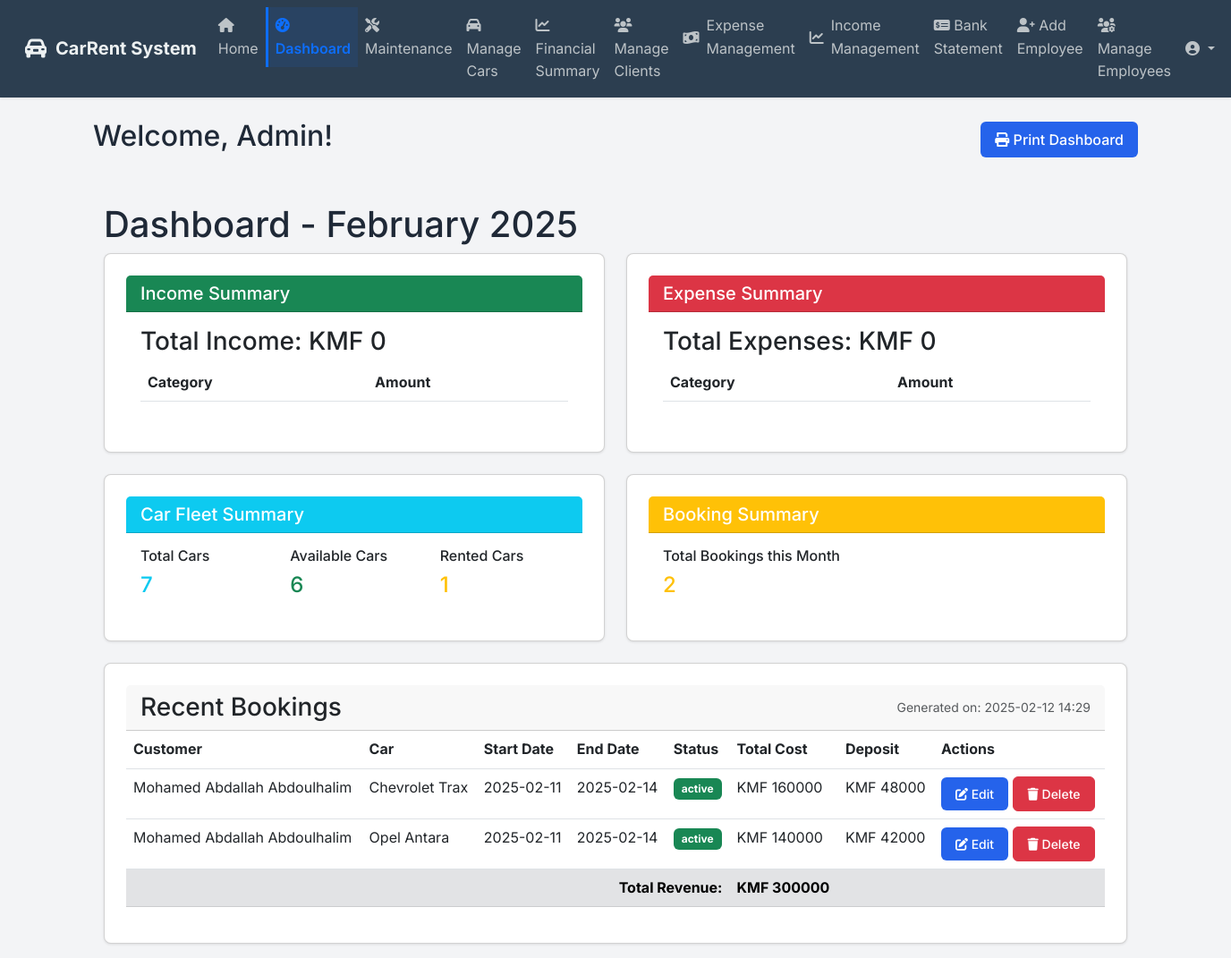
The page /dashboard (signed in) on the database its author committed.
### app/models.py (models this page shows, shortened)
class User(db.Model, UserMixin):
    id = db.Column(db.Integer, primary_key=True)
    email = db.Column(db.String(255), nullable=False)
    password = db.Column(db.String(255), nullable=False)
    name = db.Column(db.String(255), nullable=False)
    employee_id = db.Column(db.String(100), unique=True, nullable=False)
    is_admin = db.Column(db.Boolean, default=False)
    role = db.Column(db.String(50), nullable=False, default='employee')  # 'admin', 'manager', 'secretary'
    salary = db.Column(db.Float, nullable=True, default=0.0)  # Employee salary
    phone_number = db.Column(db.String(50), nullable=True)  # Employee phone number
    is_active = db.Column(db.Boolean, default=True)  # New column for active/inactive status
    bookings_created = db.relationship('Booking', backref='employee', lazy=True)
    user_expenses = db.relationship('Expense', backref='user', lazy=True)
    user_incomes = db.relationship('Income', backref='user_income', lazy=True)

class Booking(db.Model):
    id = db.Column(db.Integer, primary_key=True)
    employee_id = db.Column(db.Integer, db.ForeignKey('user.id'), nullable=False)
    customer_id = db.Column(db.Integer, db.ForeignKey('customer.id'), nullable=False)
    car_id = db.Column(db.Integer, db.ForeignKey('car.id'), nullable=False)
    start_date = db.Column(db.DateTime, nullable=False)
    end_date = db.Column(db.DateTime, nullable=False)
    total_cost = db.Column(db.Float, nullable=False)
    deposit_amount = db.Column(db.Float, nullable=False)
    status = db.Column(db.String(20), default='active')
    notes = db.Column(db.Text)
    created_at = db.Column(db.DateTime, default=datetime.utcnow)

class Customer(db.Model):
    id = db.Column(db.Integer, primary_key=True)
    name = db.Column(db.String(100), nullable=False)
    phone = db.Column(db.String(20), unique=True, nullable=False)
    email = db.Column(db.String(120), unique=True, nullable=True)
    address = db.Column(db.String(200), nullable=True)
    license_number = db.Column(db.String(50), nullable=False)
    nin_passport_number = db.Column(db.String(50), unique=True, nullable=True)
    nationality = db.Column(db.String(50), nullable=True)
    created_at = db.Column(db.DateTime, default=datetime.utcnow)
    bookings = db.relationship('Booking', backref='customer', lazy='dynamic')

class Car(db.Model):
    id = db.Column(db.Integer, primary_key=True)
    model = db.Column(db.String(100), nullable=False)
    year = db.Column(db.Integer, nullable=False)
    license_plate = db.Column(db.String(20), unique=True, nullable=False)
    daily_rate = db.Column(db.Float, nullable=False)
    is_available = db.Column(db.Boolean, default=True)
    category = db.Column(db.String(50), nullable=False)
    description = db.Column(db.Text)
    features = db.Column(db.Text)  # Store as JSON string
    main_image = db.Column(db.String(200))  # Path to main display image
    display_order = db.Column(db.Integer, default=0)  # New field for custom ordering
    images = db.relationship('CarImage', backref='car', lazy=True, cascade='all, delete-orphan')
    bookings = db.relationship('Booking', backref='car', lazy=False)
    maintenance_records = db.relationship('Maintenance', backref='car', lazy=True, cascade='all, delete-orphan')

### app/routes.py (the view)
@main.route('/dashboard')
@login_required
@agency_only
def dashboard():
    current_month = datetime.now().month
    current_year = datetime.now().year
    incomes = Income.query.filter(
        extract('year', Income.date) == current_year,
        extract('month', Income.date) == current_month
    ).all()
    total_income = sum(income.amount for income in incomes)
    income_by_category = {}
    for income in incomes:
        income_by_category[income.category] = income_by_category.get(income.category, 0) + income.amount
    expenses = Expense.query.filter(
        extract('year', Expense.date) == current_year,
        extract('month', Expense.date) == current_month
    ).all()
    total_expenses = sum(expense.amount for expense in expenses)
    expense_by_category = {}
    for expense in expenses:
        expense_by_category[expense.category] = expense_by_category.get(expense.category, 0) + expense.amount
    total_bookings = Booking.query.filter(
        extract('year', Booking.start_date) == current_year,
        extract('month', Booking.start_date) == current_month
    ).count()
    total_cars = Car.query.count()
    available_cars = Car.query.filter_by(is_available=True).count()
    dashboard_context = {
        'total_income': total_income,
        'income_by_category': income_by_category,
        'total_expenses': total_expenses,
        'expense_by_category': expense_by_category,
        'total_bookings': total_bookings,
        'total_cars': total_cars,
        'available_cars': available_cars,
        'current_month': datetime.now().strftime('%B'),
        'current_year': current_year,
        'current_datetime': datetime.now()
    }
    if not (current_user.is_admin or current_user.role in ['manager', 'secretary']):
        dashboard_context['bookings'] = Booking.query.filter_by(employee_id=current_user.id).order_by(Booking.created_at.desc()).all()
    else:
        dashboard_context['bookings'] = Booking.query.order_by(Booking.created_at.desc()).all()
        dashboard_context['cars'] = Car.query.all()
    return render_template('dashboard.html', **dashboard_context)

### app/routes.py (called while the page is built)
def agency_only(f):
    @wraps(f)
    def decorated_function(*args, **kwargs):
        if not current_user.is_authenticated:
            flash('Please log in to access this page.', 'error')
            return redirect(url_for('auth.login'))
        if current_user.role == 'agency':
            flash('You do not have permission to access this page.', 'error')
            return redirect(url_for('main.home'))
        return f(*args, **kwargs)
    return decorated_function

### app/templates/dashboard.html (shortened to what this page needs)
{% extends "base.html" %}
{% block content %}
<div class="dashboard-header d-flex justify-content-between align-items-center mb-4">
    <h2>Welcome, {{ current_user.name }}!</h2>
    <button class="btn btn-primary" onclick="printDashboard()">
        <i class="fas fa-print"></i> Print Dashboard
    </button>
</div>
{% if current_user.is_admin or current_user.role in ['manager', 'secretary'] %}
<div class="container-fluid">
    <div class="row">
        <div class="col-md-12">
            <h1 class="mt-4">Dashboard - {{ current_month }} {{ current_year }}</h1>
        </div>
    </div>
    <div class="row">
        <div class="col-md-6">
            <div class="card mb-4">
                <div class="card-header bg-success text-white">
                    <h5 class="card-title mb-0">Income Summary</h5>
                </div>
                <div class="card-body">
                    <h3 class="card-title">Total Income: KMF {{ "%.0f"|format(total_income) }}</h3>
                    <table class="table">
                        <thead>
                            <tr>
                                <th>Category</th>
                                <th>Amount</th>
                            </tr>
                        </thead>
                    </table>
                </div>
            </div>
        </div>
        <div class="col-md-6">
            <div class="card mb-4">
                <div class="card-header bg-danger text-white">
                    <h5 class="card-title mb-0">Expense Summary</h5>
                </div>
                <div class="card-body">
                    <h3 class="card-title">Total Expenses: KMF {{ "%.0f"|format(total_expenses) }}</h3>
                    <table class="table">
                        <thead>
                            <tr>
                                <th>Category</th>
                                <th>Amount</th>
                            </tr>
                        </thead>
                    </table>
                </div>
            </div>
        </div>
    </div>
    <div class="row">
        <div class="col-md-6">
            <div class="card mb-4">
                <div class="card-header bg-info text-white">
                    <h5 class="card-title mb-0">Car Fleet Summary</h5>
                </div>
                <div class="card-body">
                    <div class="row">
                        <div class="col-md-4">
                            <h6>Total Cars</h6>
                            <p class="h4 text-info">{{ total_cars }}</p>
                        </div>
                        <div class="col-md-4">
                            <h6>Available Cars</h6>
                            <p class="h4 text-success">{{ available_cars }}</p>
                        </div>
                        <div class="col-md-4">
                            <h6>Rented Cars</h6>
                            <p class="h4 text-warning">{{ total_cars - available_cars }}</p>
                        </div>
                    </div>
                </div>
            </div>
        </div>
        <div class="col-md-6">
            <div class="card mb-4">
                <div class="card-header bg-warning text-white">
                    <h5 class="card-title mb-0">Booking Summary</h5>
                </div>
                <div class="card-body">
                    <h6>Total Bookings this Month</h6>
                    <p class="h4 text-warning">{{ total_bookings }}</p>
                </div>
            </div>
        </div>
    </div>
    <div class="card">
        <div class="card-header d-flex justify-content-between align-items-center">
            <h3 class="mb-0">Recent Bookings</h3>
            <div class="print-info text-muted">
                <small>Generated on: {{ current_datetime.strftime('%Y-%m-%d %H:%M') }}</small>
            </div>
        </div>
        <div class="table-responsive">
            <table class="table">
                <thead>
                    <tr>
                        <th>Customer</th>
                        <th>Car</th>
                        <th>Start Date</th>
                        <th>End Date</th>
                        <th>Status</th>
                        <th>Total Cost</th>
                        <th>Deposit</th>
                        <th class="no-print">Actions</th>
                    </tr>
                </thead>
                <tbody>
                    {% for booking in bookings %}
                    <tr>
                        <td>{{ booking.customer.name }}</td>
                        <td>{{ booking.car.model }}</td>
                        <td>{{ booking.start_date.strftime('%Y-%m-%d') }}</td>
                        <td>{{ booking.end_date.strftime('%Y-%m-%d') }}</td>
                        <td>
                            <span class="badge {% if booking.status == 'active' %}bg-success{% else %}bg-secondary{% endif %}">
                                {{ booking.status }}
                            </span>
                        </td>
                        <td>KMF {{ "%.0f"|format(booking.total_cost) }}</td>
                        <td>KMF {{ "%.0f"|format(booking.deposit_amount) }}</td>
                        <td class="no-print">
                            {% if booking.status == 'active' %}
                            <button class="btn btn-sm btn-primary"
                                    onclick="openEditModal('{{ booking.id }}', '{{ booking.end_date.strftime('%Y-%m-%d') }}', {{ booking.car.daily_rate }})">
                                <i class="fas fa-edit"></i> Edit
                            </button>
                            {% endif %}
                            <button class="btn btn-sm btn-danger"
                                    onclick="openDeleteModal('{{ booking.id }}', '{{ booking.car.model }}', '{{ booking.customer.name }}')">
                                <i class="fas fa-trash"></i> Delete
                            </button>
                        </td>
                    </tr>
                    {% endfor %}
                </tbody>
                <tfoot class="table-secondary">
                    <tr>
                        <td colspan="5" class="text-end"><strong>Total Revenue:</strong></td>
                        <td><strong>KMF {{ "%.0f"|format(bookings|sum(attribute='total_cost')) }}</strong></td>
                        <td class="no-print"></td>
                        <td class="no-print"></td>
                    </tr>
                </tfoot>
            </table>
        </div>
    </div>
{% endif %}
{% endblock %}

### app/static/css/style.css (style rules this page uses)
:root { --primary-color: #2563eb; --secondary-color: #1e40af; --background-color: #f3f4f6; --text-color: #1f2937; --error-color: #dc2626; --success-color: #059669; }
* { margin: 0; padding: 0; box-sizing: border-box; }
body { font-family: 'Inter', sans-serif; background-color: var(--background-color); color: var(--text-color); line-height: 1.6; }
.card { background-color: white; border-radius: 0.5rem; box-shadow: 0 1px 3px rgba(0, 0, 0, 0.1); padding: 1.5rem; margin-bottom: 1rem; }
.btn { display: inline-block; padding: 0.5rem 1rem; border-radius: 0.375rem; font-weight: 500; text-align: center; cursor: pointer; transition: background-color 0.2s; text-decoration: none; }
.btn-primary { background-color: var(--primary-color); color: white; border: none; }

### app/templates/dashboard.html (style rules this page uses)
.badge { padding: 0.5em 0.75em; }

### rows shown on the page
User: name "Admin"
Booking: customer.name "Mohamed Abdallah Abdoulhalim", car.model "Chevrolet Trax", start_date "2025-02-11", end_date "2025-02-14", status "active", total_cost "160000", deposit_amount "48000"
Booking: customer.name "Mohamed Abdallah Abdoulhalim", car.model "Opel Antara", start_date "2025-02-11", end_date "2025-02-14", status "active", total_cost "140000", deposit_amount "42000"

### other values the page prints
{{ "%.0f"|format(total_income) }} "0"
{{ "%.0f"|format(total_expenses) }} "0"
{{ total_cars }} "7"
{{ available_cars }} "6"
{{ total_cars - available_cars }} "1"
{{ total_bookings }} "2"
{{ "%.0f"|format(bookings|sum(attribute='total_cost')) }} "300000"
